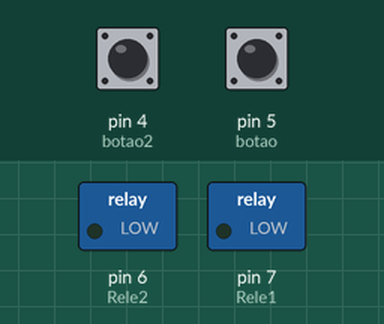
A sketch run on a simulated Arduino Uno, built with avr-gcc and run on an emulated ATmega328P. Shown: switched loads named in the sketch (green lamp = pin HIGH). The test bench sets the inputs (shaded band); at power-on: pin 4 (botao2) HIGH, pin 5 (botao) HIGH.

Above: at 1.2 s.
1.3 s: pin 4 (botao2) pulled LOW for 0.15 s
At 1.37 s:
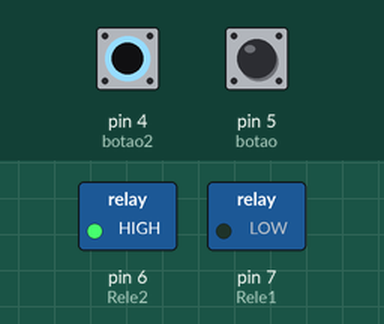
2.9 s: pin 5 (botao) pulled LOW for 0.15 s
At 2.97 s:
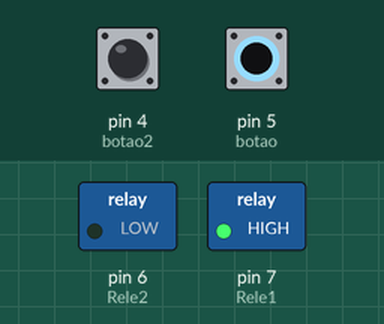
4.5 s: pin 5 (botao) pulled LOW for 3.2 s
At 8.3 s:
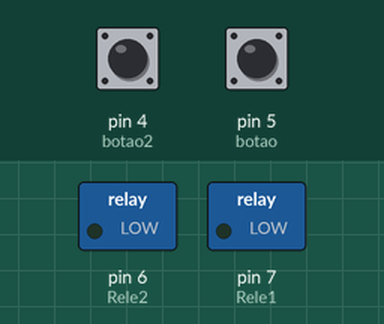
9.2 s: pin 4 (botao2) pulled LOW for 3.2 s
At 10.6 s:
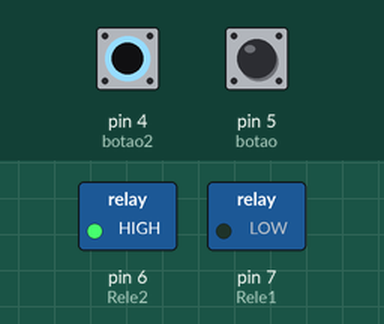
13.9 s: pin 4 (botao2) driven LOW and pin 5 (botao) driven LOW
At 14.2 s:
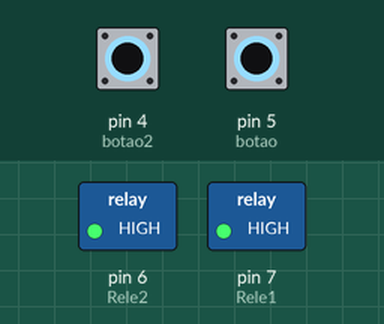
Timing chart, 0 to 16.4 s (numbered marks = the images above; inputs shaded):
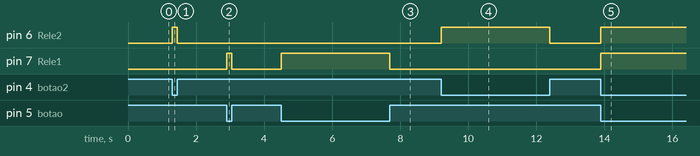

The sketch:

COD_RELES.ino
```cpp
const int Rele1=7;
const int Rele2=6;
int botao = 5;
int botao2 = 4;
int estadobotao;
int estadobotao2;
void setup() {
pinMode(Rele1, OUTPUT);
pinMode(Rele2, OUTPUT);
pinMode(botao ,INPUT);
pinMode(botao2 ,INPUT);

}

void loop() {
  estadobotao= digitalRead(botao);
  estadobotao2= digitalRead(botao2);

  if (estadobotao==0){
  digitalWrite(Rele1, HIGH);
  }if (estadobotao2==0){
  digitalWrite(Rele2, HIGH);
  }if(estadobotao==1 ){
    digitalWrite(Rele1, LOW);
  }if(estadobotao2==1 ){
    digitalWrite(Rele2, LOW);
  }

}
```

Measured:
- after the input at 1.3 s, pin 6 (Rele2): LOW → HIGH at once, → LOW 0.15 s later
- after the input at 2.9 s, pin 7 (Rele1): LOW → HIGH at once, → LOW 0.15 s later
- after the input at 4.5 s, pin 7 (Rele1): LOW → HIGH at once, → LOW 3.2 s later
- after the input at 9.2 s, pin 6 (Rele2): LOW → HIGH at once, → LOW 3.2 s later
- after the input at 13.9 s, pin 6 (Rele2), pin 7 (Rele1): LOW → HIGH at once
